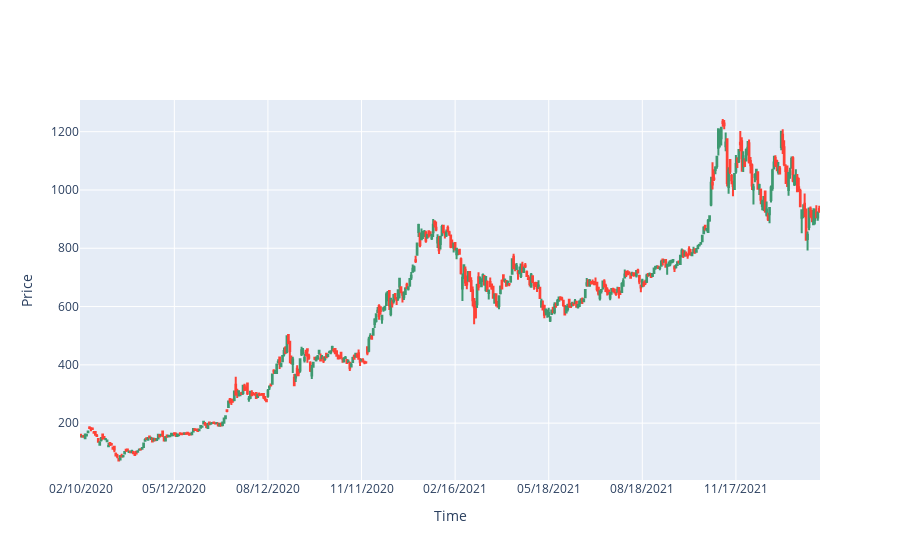

Write notebook code for a chart like this one.
### Code cell
fig = go.Figure(data=[go.Candlestick(x=df.index,
                open=df['Open'],
                high=df['High'],
                low=df['Low'],
                close=df['Close'])])

fig.update_layout(xaxis_rangeslider_visible=False, xaxis_title="Time", yaxis_title="Price")
fig.update_xaxes(nticks=8)
fig.show()

### Figure 1 — Plotly figure (JSON) as saved in the notebook; plotly's stock layout.template omitted (floating-point values rounded to 4 significant figures; data arrays with more than 128 entries replaced by an {"elided": "..."} marker saying what was removed)
{"data": [{"close": {"elided": "506 float values"}, "high": {"elided": "506 float values"}, "low": {"elided": "506 float values"}, "open": {"elided": "506 float values"}, "type": "candlestick", "x": {"elided": "506 str values"}}], "layout": {"xaxis": {"nticks": 8, "rangeslider": {"visible": false}, "title": {"text": "Time"}}, "yaxis": {"title": {"text": "Price"}}}}
